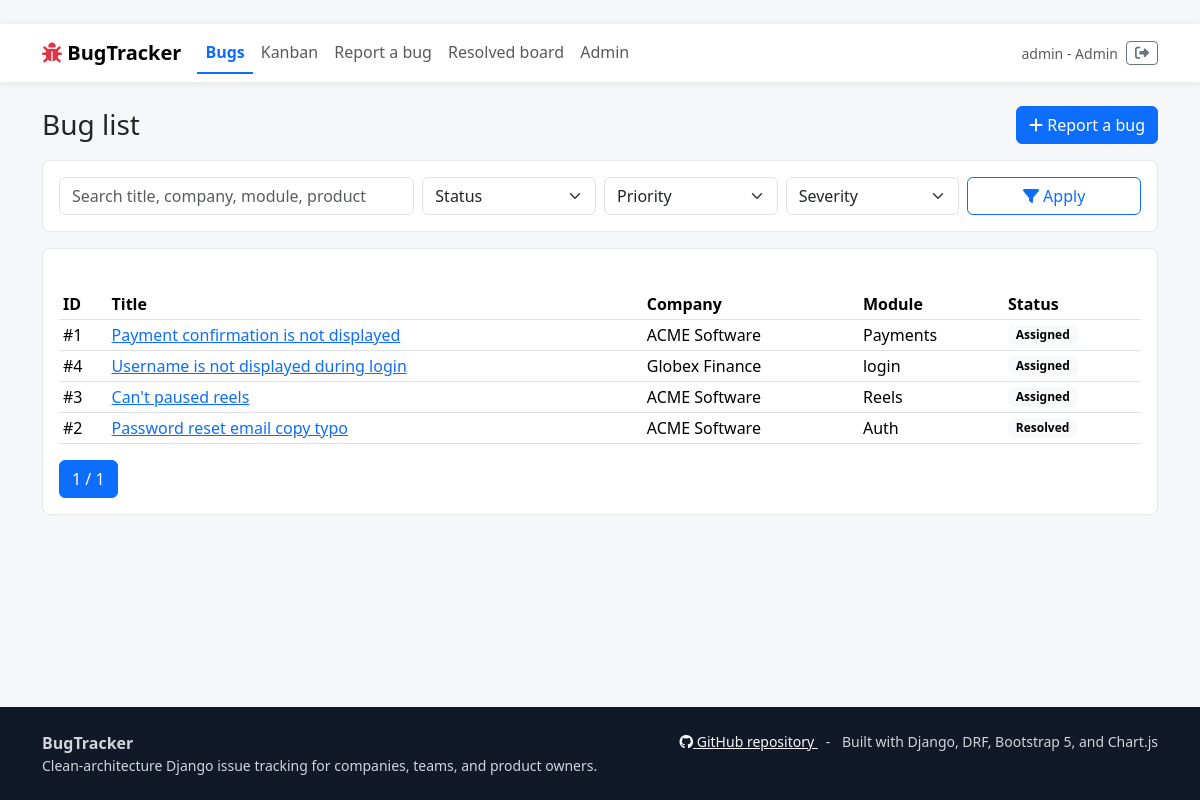
Page /bugs/ (signed in) on the committed database.
### infrastructure/models.py (models this page shows, shortened)
class User(AbstractUser):
    class Role(models.TextChoices):
        REPORTER = "reporter", "Reporter"
        DEVELOPER = "developer", "Developer"
        PRODUCT_OWNER = "po", "Product Owner"
        ADMIN = "admin", "Admin"
    role = models.CharField(max_length=20, choices=Role.choices, default=Role.REPORTER)
    company = models.ForeignKey(Company, on_delete=models.SET_NULL, null=True, blank=True, related_name="users")
    teams = models.ManyToManyField(Team, blank=True, related_name="members")
    must_change_password = models.BooleanField(default=False)

class TimeStampedModel(models.Model):
    created_at = models.DateTimeField(auto_now_add=True)
    updated_at = models.DateTimeField(auto_now=True)
    class Meta:
        abstract = True

class Bug(TimeStampedModel):
    class Severity(models.TextChoices):
        LOW = "low", "Low"
        MEDIUM = "medium", "Medium"
        HIGH = "high", "High"
        CRITICAL = "critical", "Critical"
    class Status(models.TextChoices):
        TRIAGE = "triage", "Triage"
        ASSIGNED = "assigned", "Assigned"
        IN_PROGRESS = "in_progress", "In progress"
        RESOLVED = "resolved", "Resolved"
        VERIFIED = "verified", "Verified"
        DUPLICATE = "duplicate", "Duplicate"
        REOPENED = "reopened", "Reopened"
        CLOSED = "closed", "Closed"
    class Priority(models.TextChoices):
        P0 = "P0", "P0"
        P1 = "P1", "P1"
        P2 = "P2", "P2"
        P3 = "P3", "P3"
    title = models.CharField(max_length=220)
    description = models.TextField()
    reproduction_steps = models.TextField()
    expected_result = models.TextField()
    actual_result = models.TextField()
    severity = models.CharField(max_length=20, choices=Severity.choices)
    status = models.CharField(max_length=30, choices=Status.choices, default=Status.TRIAGE)
    priority = models.CharField(max_length=2, choices=Priority.choices, default=Priority.P3)
    priority_score = models.PositiveIntegerField(default=0)
    priority_override = models.BooleanField(default=False)
    priority_override_reason = models.TextField(blank=True)
    impact = models.PositiveSmallIntegerField(default=3, validators=[MinValueValidator(1), MaxValueValidator(5)])
    similar_count = models.PositiveIntegerField(default=0)
    module = models.CharField(max_length=120)
    module_importance = models.PositiveSmallIntegerField(default=3, validators=[MinValueValidator(1), MaxValueValidator(5)])
    product = models.CharField(max_length=160)
    notification_email = models.EmailField(blank=True, help_text="Optional email(s) to receive updates about this bug (comma-separated)")
    company = models.ForeignKey(Company, on_delete=models.CASCADE, related_name="bugs")
    reporter = models.ForeignKey(User, on_delete=models.CASCADE, related_name="reported_bugs")
    duplicate_of = models.ForeignKey("self", on_delete=models.SET_NULL, null=True, blank=True, related_name="duplicates")
    is_duplicate = models.BooleanField(default=False)
    is_reopened = models.BooleanField(default=False)
    is_verified = models.BooleanField(default=False)
    class Meta:
        ordering = ["priority", "-priority_score", "-created_at"]
        indexes = [
            models.Index(fields=["status", "priority"]),
            models.Index(fields=["company", "module"]),
            models.Index(fields=["reporter", "status"]),
        ]
    def get_absolute_url(self):
        return reverse("web:bug_detail", kwargs={"pk": self.pk})

class Company(TimeStampedModel):
    name = models.CharField(max_length=160, unique=True)
    slug = models.SlugField(max_length=180, unique=True)
    product_name = models.CharField(max_length=160)
    is_active = models.BooleanField(default=True)
    class Meta:
        ordering = ["name"]
        verbose_name_plural = "companies"

### presentation/web/views.py (the view)
# urls.py: path("bugs/", views.bug_list, name="bug_list"),
@login_required
def bug_list(request):
    bugs = _apply_bug_filters(_visible_bugs_for(request.user), request)
    paginator = Paginator(bugs.select_related("company", "reporter"), 10)
    page_obj = paginator.get_page(request.GET.get("page"))
    return render(
        request,
        "bugs/bug_list.html",
        {
            "page_obj": page_obj,
            "status_choices": Bug.Status.choices,
            "priority_choices": Bug.Priority.choices,
            "severity_choices": Bug.Severity.choices,
            "applied_filters": _applied_filters(request),
        },
    )

### presentation/web/views.py (called while the page is built, shortened)
def _visible_bugs_for(user):
    if user.role == "admin":
        return Bug.objects.all()
    if user.role in {"developer", "po", "ba"} and user.company_id:
        return Bug.objects.filter(company=user.company)
    return Bug.objects.filter(Q(reporter=user) | Q(status__in=["resolved", "verified", "closed"]))

def _apply_bug_filters(queryset, request, *, allow_status=True):
    search = request.GET.get("q", "").strip()
    status = request.GET.get("status", "").strip()
    priority = request.GET.get("priority", "").strip()
    severity = request.GET.get("severity", "").strip()
    if status and allow_status:
        queryset = queryset.filter(status=status)
    if priority:
        queryset = queryset.filter(priority=priority)
    if severity:
        queryset = queryset.filter(severity=severity)
    return queryset

def _applied_filters(request, *, include_status=True):
    labels = {
        "q": "Search",
        "status": "Status",
        "priority": "Priority",
        "severity": "Severity",
    }
    allowed = ["q", "priority", "severity"]
    if include_status:
        allowed.insert(1, "status")
    return [{"label": labels[key], "value": request.GET.get(key)} for key in allowed if request.GET.get(key)]

### presentation/web/templates/bugs/bug_list.html (shortened to what this page needs)
﻿{% extends "base.html" %}
{% block content %}
<div class="d-flex justify-content-between align-items-center mb-3">
    <h1 class="h3 mb-0">{% if public_board %}Resolved public board{% else %}Bug list{% endif %}</h1>
    <a class="btn btn-primary" href="{% url 'web:bug_create' %}"><i class="fa-solid fa-plus"></i> Report a bug</a>
</div>
<form class="panel p-3 mb-3" method="get">
    <div class="row g-2">
        <div class="col-md-4"><input class="form-control" name="q" placeholder="Search title, company, module, product" value="{{ request.GET.q }}"></div>
        {% if not public_board %}
            <div class="col-md-2">
                <select class="form-select" name="status">
                    <option value="">Status</option>
                </select>
            </div>
        {% endif %}
        <div class="col-md-2">
            <select class="form-select" name="priority">
                <option value="">Priority</option>
            </select>
        </div>
        <div class="col-md-2">
            <select class="form-select" name="severity">
                <option value="">Severity</option>
            </select>
        </div>
        <div class="col-md-2"><button class="btn btn-outline-primary w-100"><i class="fa-solid fa-filter"></i> Apply</button></div>
    </div>
</form>
<div class="panel p-3">
    {% include "bugs/partials/bug_table.html" with bugs=page_obj.object_list %}
    <nav>
        <ul class="pagination mb-0">
            <li class="page-item active"><span class="page-link">{{ page_obj.number }} / {{ page_obj.paginator.num_pages }}</span></li>
        </ul>
    </nav>
</div>
{% endblock %}

### presentation/web/templates/base.html (shortened to what this page needs)
﻿<!doctype html>
<html lang="en">
<head>
    <link href="https://cdn.jsdelivr.net/npm/bootstrap@5.3.3/dist/css/bootstrap.min.css" rel="stylesheet">
    <link href="https://cdnjs.cloudflare.com/ajax/libs/font-awesome/6.5.2/css/all.min.css" rel="stylesheet">
</head>
<body>
    <nav class="navbar navbar-expand-lg bg-white">
        <div class="container">
            <a class="navbar-brand fw-bold" href="{% url 'web:dashboard' %}">
                <i class="fa-solid fa-bug text-danger"></i> BugTracker
            </a>
            <div id="nav" class="collapse navbar-collapse">
                <ul class="navbar-nav me-auto">
                    {% if user.is_authenticated %}
                    <li class="nav-item"><a
                            class="nav-link {% if request.resolver_match.url_name == 'bug_list' %}active{% endif %}"
                            href="{% url 'web:bug_list' %}">Bugs</a></li>
                    <li class="nav-item"><a
                            class="nav-link {% if request.resolver_match.url_name == 'kanban_board' %}active{% endif %}"
                            href="{% url 'web:kanban_board' %}">Kanban</a></li>
                    {% if user.role == 'reporter' or user.role == 'admin' %}
                    <li class="nav-item"><a
                            class="nav-link {% if request.resolver_match.url_name == 'bug_create' %}active{% endif %}"
                            href="{% url 'web:bug_create' %}">Report a bug</a></li>
                    {% endif %}
                    <li class="nav-item"><a
                            class="nav-link {% if request.resolver_match.url_name == 'public_resolved_bugs' %}active{% endif %}"
                            href="{% url 'web:public_resolved_bugs' %}">Resolved board</a></li>
                    {% if user.is_staff %}
                    <li class="nav-item"><a class="nav-link" href="/admin/">Admin</a></li>
                    {% endif%}
                    {% endif %}
                </ul>
                <div class="d-flex align-items-center gap-2">
                    {% if user.is_authenticated %}
                    <span class="small text-muted">{{ user.username }} - {{ user.get_role_display }}</span>
                    <form method="post" action="{% url 'web:logout' %}" class="m-0">{% csrf_token %}
                        <button class="btn btn-sm btn-outline-secondary" title="Log out"><i
                                class="fa-solid fa-right-from-bracket"></i></button>
                    </form>
                    {% else %}
                    <a class="btn btn-sm btn-outline-primary" href="{% url 'web:login' %}">Log in</a>
                    <a class="btn btn-sm btn-primary" href="{% url 'web:register' %}">Register</a>
                    {% endif %}
                </div>
            </div>
        </div>
    </nav>
    <main class="container py-4">
        {% block content %}{% endblock %}
    </main>
    <footer class="mt-4 py-4">
        <div class="container d-flex flex-column flex-md-row justify-content-between gap-3">
            <div>
                <div class="fw-semibold">BugTracker</div>
                <div class="small">Clean-architecture Django issue tracking for companies, teams, and product owners.
                </div>
            </div>
            <div class="small">
                <a href="https://github.com/Mateoo18/BugTracker" target="_blank" rel="noopener">
                    <i class="fa-brands fa-github"></i> GitHub repository
                </a>
                <span class="mx-2">-</span>
                <span>Built with Django, DRF, Bootstrap 5, and Chart.js</span>
            </div>
        </div>
    </footer>
</body>
</html>

### presentation/web/templates/bugs/partials/bug_table.html
﻿<div class="table-responsive">
    <table class="table table-sm align-middle">
        <thead><tr><th>ID</th><th>Title</th><th>Company</th><th>Module</th><th>Status</th></tr></thead>
        <tbody>
        {% for bug in bugs %}
            <tr>
                <td>#{{ bug.id }}</td>
                <td><a href="{{ bug.get_absolute_url }}">{{ bug.title }}</a></td>
                <td>{{ bug.company.name }}</td>
                <td>{{ bug.module }}</td>
                <td><span class="badge text-bg-light">{{ bug.get_status_display }}</span></td>
            </tr>
        {% empty %}
            <tr><td colspan="5" class="text-muted">No bugs found.</td></tr>
        {% endfor %}
        </tbody>
    </table>
</div>

### presentation/web/templates/base.html (style rules this page uses)
body { background: #f6f7f9; min-height: 100vh; display: flex; flex-direction: column; }
main { flex: 1; }
.navbar { box-shadow: 0 1px 8px rgba(15, 23, 42, .08); }
.nav-link.active { color: #0d6efd !important; font-weight: 700; border-bottom: 2px solid #0d6efd; }
.panel { background: #fff; border: 1px solid #e5e7eb; border-radius: 8px; }
footer { background: #111827; color: #d1d5db; }
footer a { color: #f9fafb; }

### rows in the picture
User: username "admin", role "Admin"
Bug: id "1", title "Payment confirmation is not displayed", company.name "ACME Software", module "Payments", status "Assigned"
Bug: id "4", title "Username is not displayed during login", company.name "Globex Finance", module "login", status "Assigned"
Bug: id "3", title "Can't paused reels", company.name "ACME Software", module "Reels", status "Assigned"
Bug: id "2", title "Password reset email copy typo", company.name "ACME Software", module "Auth", status "Resolved"

### other values in the picture
{{ page_obj.number }} "1"
{{ page_obj.paginator.num_pages }} "1"
